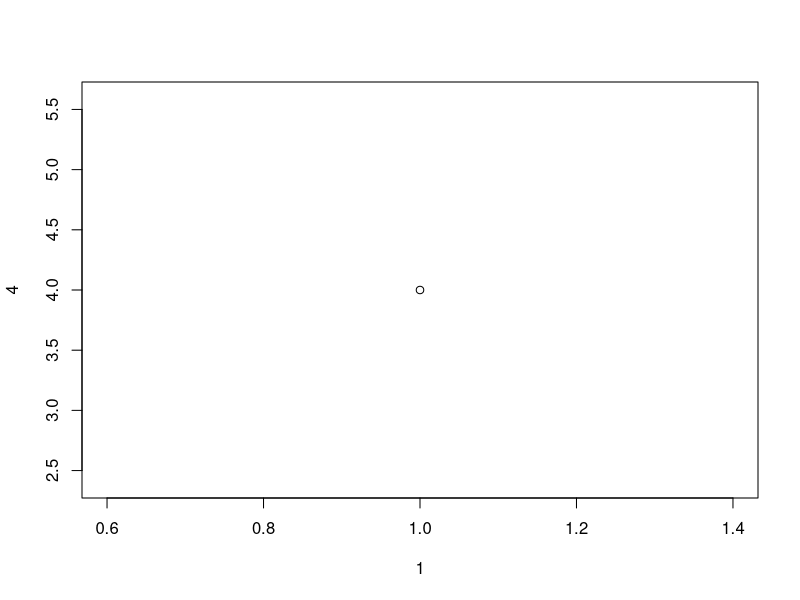

The R script that drew this image: (Note: this script raises an error after producing the figure.)
## ---- chunk 1
#| label: fig-rycina1
#| echo: false
#| fig-cap: "Moja pierwsza rycina"
plot(1, 4)
## ---- chunk 2
#| label: fig-rycina2
#| echo: false
#| fig-cap: "Moja druga rycina"
#| out-width: "100%"
#| out-height: 300px
knitr::include_graphics("figures/rcookies.png")
## ---- chunk 3
#| label: tbl-tabela1
#| echo: false
#| tbl-cap: "Moja pierwsza tabela"
df = data.frame(a = 1:5, b = letters[1:5])
knitr::kable(df, booktabs = TRUE) |> 
  kableExtra::column_spec(1, width = "2cm") |>  
  kableExtra::column_spec(2, width = "4cm")
